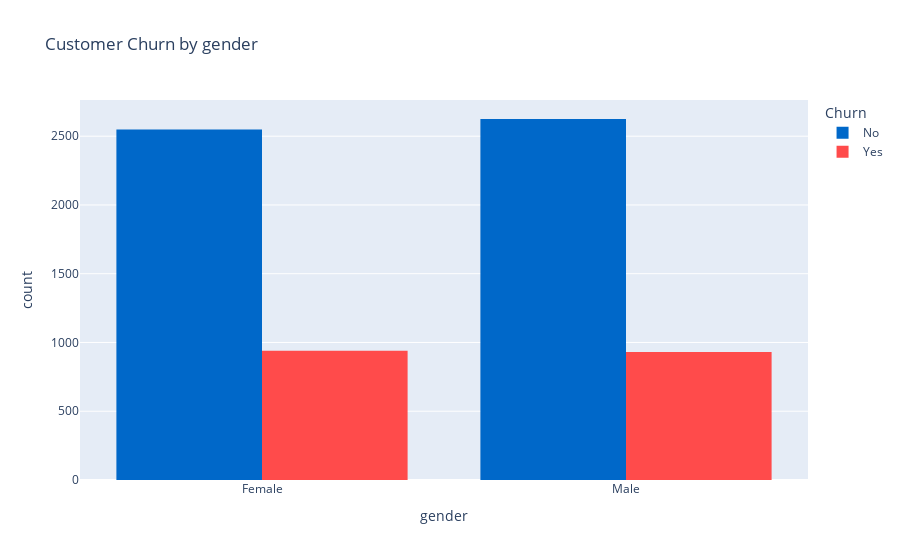
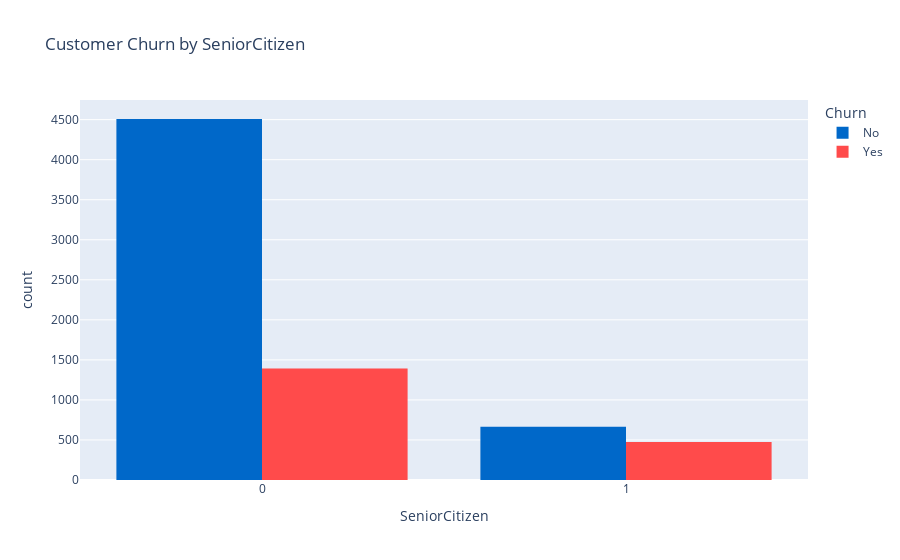
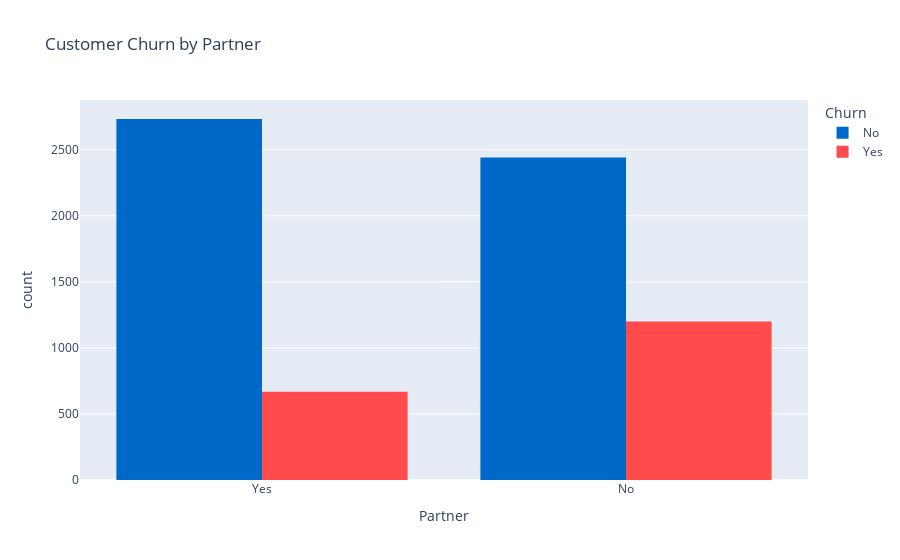
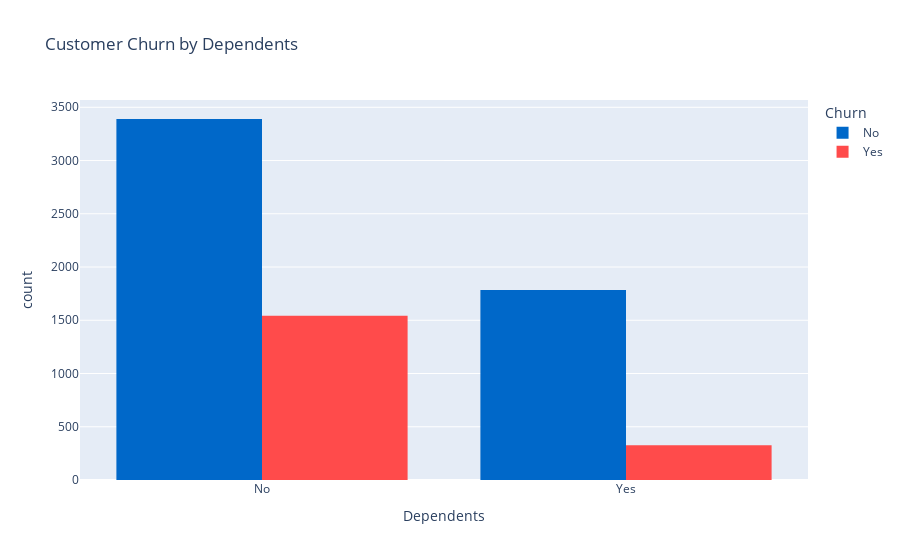

Write notebook code for charts like these, in order.
### Code cell
for col in demographics_cols:
    fig=px.histogram(df_plot,x=col,color='Churn',barmode='group',title=f'Customer Churn by {col}',
                     color_discrete_map={'No':'#0068C9','Yes':'#FF4B4B'})
    fig.show()

### Figure 1 — Plotly figure (JSON) as saved in the notebook; plotly's stock layout.template omitted (floating-point values rounded to 4 significant figures; data arrays with more than 128 entries replaced by an {"elided": "..."} marker saying what was removed)
{"data": [{"alignmentgroup": "True", "bingroup": "x", "hovertemplate": "Churn=No<br>gender=%{x}<br>count=%{y}<extra></extra>", "legendgroup": "No", "marker": {"color": "#0068C9", "pattern": {"shape": ""}}, "name": "No", "offsetgroup": "No", "orientation": "v", "showlegend": true, "type": "histogram", "x": {"elided": "5174 str values"}, "xaxis": "x", "yaxis": "y"}, {"alignmentgroup": "True", "bingroup": "x", "hovertemplate": "Churn=Yes<br>gender=%{x}<br>count=%{y}<extra></extra>", "legendgroup": "Yes", "marker": {"color": "#FF4B4B", "pattern": {"shape": ""}}, "name": "Yes", "offsetgroup": "Yes", "orientation": "v", "showlegend": true, "type": "histogram", "x": {"elided": "1869 str values"}, "xaxis": "x", "yaxis": "y"}], "layout": {"barmode": "group", "legend": {"title": {"text": "Churn"}, "tracegroupgap": 0}, "title": {"text": "Customer Churn by gender"}, "xaxis": {"anchor": "y", "domain": [0, 1], "title": {"text": "gender"}}, "yaxis": {"anchor": "x", "domain": [0, 1], "title": {"text": "count"}}}}

### Figure 2 — Plotly figure (JSON) as saved in the notebook; plotly's stock layout.template omitted (floating-point values rounded to 4 significant figures; data arrays with more than 128 entries replaced by an {"elided": "..."} marker saying what was removed)
{"data": [{"alignmentgroup": "True", "bingroup": "x", "hovertemplate": "Churn=No<br>SeniorCitizen=%{x}<br>count=%{y}<extra></extra>", "legendgroup": "No", "marker": {"color": "#0068C9", "pattern": {"shape": ""}}, "name": "No", "offsetgroup": "No", "orientation": "v", "showlegend": true, "type": "histogram", "x": {"elided": "5174 int values"}, "xaxis": "x", "yaxis": "y"}, {"alignmentgroup": "True", "bingroup": "x", "hovertemplate": "Churn=Yes<br>SeniorCitizen=%{x}<br>count=%{y}<extra></extra>", "legendgroup": "Yes", "marker": {"color": "#FF4B4B", "pattern": {"shape": ""}}, "name": "Yes", "offsetgroup": "Yes", "orientation": "v", "showlegend": true, "type": "histogram", "x": {"elided": "1869 int values"}, "xaxis": "x", "yaxis": "y"}], "layout": {"barmode": "group", "legend": {"title": {"text": "Churn"}, "tracegroupgap": 0}, "title": {"text": "Customer Churn by SeniorCitizen"}, "xaxis": {"anchor": "y", "domain": [0, 1], "title": {"text": "SeniorCitizen"}}, "yaxis": {"anchor": "x", "domain": [0, 1], "title": {"text": "count"}}}}

### Figure 3 — Plotly figure (JSON) as saved in the notebook; plotly's stock layout.template omitted (floating-point values rounded to 4 significant figures; data arrays with more than 128 entries replaced by an {"elided": "..."} marker saying what was removed)
{"data": [{"alignmentgroup": "True", "bingroup": "x", "hovertemplate": "Churn=No<br>Partner=%{x}<br>count=%{y}<extra></extra>", "legendgroup": "No", "marker": {"color": "#0068C9", "pattern": {"shape": ""}}, "name": "No", "offsetgroup": "No", "orientation": "v", "showlegend": true, "type": "histogram", "x": {"elided": "5174 str values"}, "xaxis": "x", "yaxis": "y"}, {"alignmentgroup": "True", "bingroup": "x", "hovertemplate": "Churn=Yes<br>Partner=%{x}<br>count=%{y}<extra></extra>", "legendgroup": "Yes", "marker": {"color": "#FF4B4B", "pattern": {"shape": ""}}, "name": "Yes", "offsetgroup": "Yes", "orientation": "v", "showlegend": true, "type": "histogram", "x": {"elided": "1869 str values"}, "xaxis": "x", "yaxis": "y"}], "layout": {"barmode": "group", "legend": {"title": {"text": "Churn"}, "tracegroupgap": 0}, "title": {"text": "Customer Churn by Partner"}, "xaxis": {"anchor": "y", "domain": [0, 1], "title": {"text": "Partner"}}, "yaxis": {"anchor": "x", "domain": [0, 1], "title": {"text": "count"}}}}

### Figure 4 — Plotly figure (JSON) as saved in the notebook; plotly's stock layout.template omitted (floating-point values rounded to 4 significant figures; data arrays with more than 128 entries replaced by an {"elided": "..."} marker saying what was removed)
{"data": [{"alignmentgroup": "True", "bingroup": "x", "hovertemplate": "Churn=No<br>Dependents=%{x}<br>count=%{y}<extra></extra>", "legendgroup": "No", "marker": {"color": "#0068C9", "pattern": {"shape": ""}}, "name": "No", "offsetgroup": "No", "orientation": "v", "showlegend": true, "type": "histogram", "x": {"elided": "5174 str values"}, "xaxis": "x", "yaxis": "y"}, {"alignmentgroup": "True", "bingroup": "x", "hovertemplate": "Churn=Yes<br>Dependents=%{x}<br>count=%{y}<extra></extra>", "legendgroup": "Yes", "marker": {"color": "#FF4B4B", "pattern": {"shape": ""}}, "name": "Yes", "offsetgroup": "Yes", "orientation": "v", "showlegend": true, "type": "histogram", "x": {"elided": "1869 str values"}, "xaxis": "x", "yaxis": "y"}], "layout": {"barmode": "group", "legend": {"title": {"text": "Churn"}, "tracegroupgap": 0}, "title": {"text": "Customer Churn by Dependents"}, "xaxis": {"anchor": "y", "domain": [0, 1], "title": {"text": "Dependents"}}, "yaxis": {"anchor": "x", "domain": [0, 1], "title": {"text": "count"}}}}
